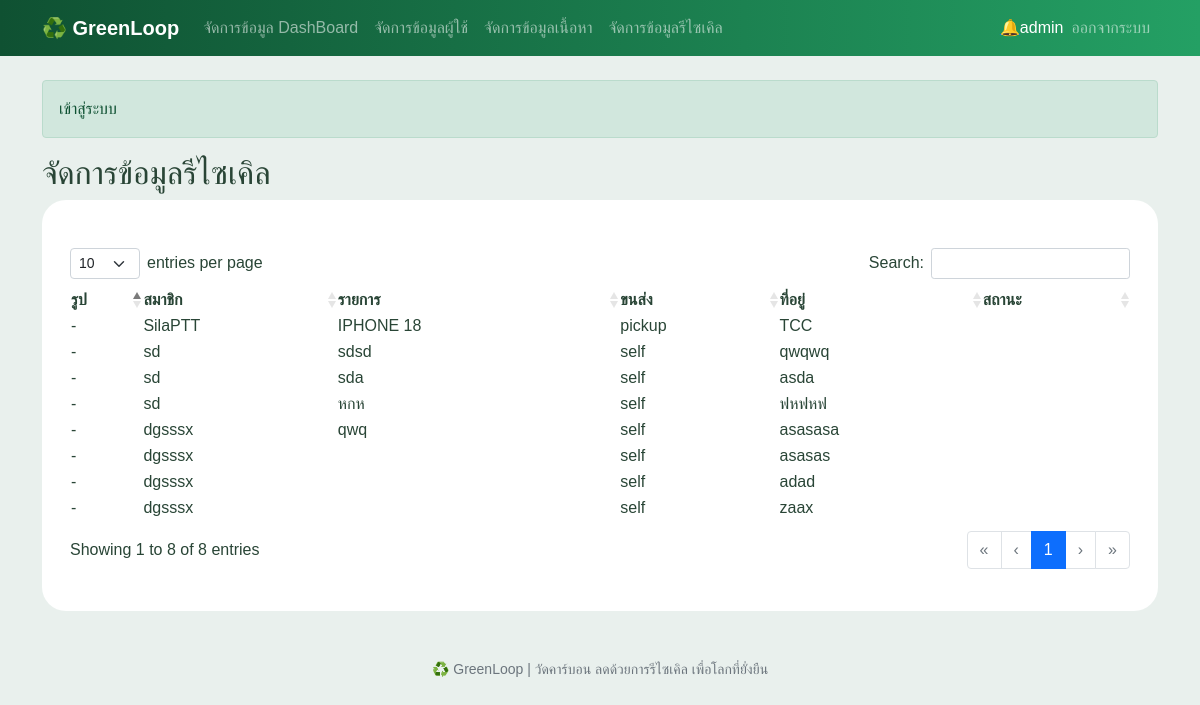
The page /admin/recycle.php (signed in) on the database its author committed.
### tables this page shows
CREATE TABLE `recycles` (
  `id` int(11) NOT NULL,
  `user_id` int(11) NOT NULL,
  `delivery_type` enum('self','pickup','','') NOT NULL,
  `address` varchar(200) NOT NULL,
  `image` varchar(200) NOT NULL,
  `co2_kg` decimal(10,0) NOT NULL,
  `points` int(11) NOT NULL,
  `category_id` int(11) NOT NULL,
  `status` enum('pending','done','rejected','') NOT NULL DEFAULT 'pending',
  `item_name` varchar(200) NOT NULL,
  `weight_kg` int(11) NOT NULL,
  `created_at` datetime NOT NULL DEFAULT current_timestamp()
);

CREATE TABLE `users` (
  `id` int(11) NOT NULL,
  `name` varchar(200) NOT NULL,
  `email` varchar(200) NOT NULL,
  `phone` varchar(200) NOT NULL,
  `points` int(11) NOT NULL,
  `role` enum('user','admin','','') NOT NULL DEFAULT 'user',
  `status` enum('active','suspended','','') NOT NULL DEFAULT 'active',
  `password` varchar(200) NOT NULL,
  `question` varchar(200) NOT NULL,
  `answer` varchar(200) NOT NULL,
  `created_at` datetime NOT NULL DEFAULT current_timestamp()
);

### controller/admin_recycle.php (called while the page is built, shortened)
<?php
require_once __DIR__ . '/../init.php';
$rows = $db->query("SELECT u.name AS member , r.id , r.address , r.item_name , r.image , r.delivery_type , r.status  FROM recycles r JOIN users u ON u.id = r.user_id ORDER BY r.id DESC")->fetch_all(MYSQLI_ASSOC);
?>

### init.php (called while the page is built, shortened)
<?php
function e($value){
    return htmlspecialchars((string) $value ,ENT_QUOTES , 'UTF-8');
}
require_once __DIR__. '/header.php';
?>

### admin/recycle.php (the view, shortened to what this page needs)
<?php
require '../init.php';
require '../controller/admin_recycle.php';
?>
<div class="card card-body mx-auto">
<div class="container py-4">
    <table class="table-stripped bg-white align-middle" id="recycle_table">
        <thead>
            <tr>
                <th>รูป</th>
                <th>สมาชิก</th>
                <th>รายการ</th>
                <th>ขนส่ง</th>
                <th>ที่อยู่</th>
                <th>สถานะ</th>
            </tr>
        </thead>
        <tbody>
            <?php foreach($rows as $r): ?>
                <tr>
                    <td>
                        <?php if($r['image'] !== ''): ?>
                            <a href="../upload<?= e($r['image'])?>" target="blank" rel="noopener">
                                <img src="../upload/<?= $r['image']?>" alt="รูปสินค้า" style="max-width: 70px; max-height: 50px; object-fit: cover;">
                            </a>
                        <?php else: ?>
                            -
                        <?php endif; ?>
                    </td>
                    <td><?= e($r['member'])?></td>
                    <td><?= e($r['item_name'])?></td>
                    <td><?= e($r['delivery_type'])?></td>
                    <td><?= nl2br($r['address'])?></td>
                    <td>
                    </td>
                </tr>
            <?php endforeach; ?>
        </tbody>
    </table>
</div>
</div>

### assets/style.css (style rules this page uses)
:root { --green: #176b43; --deep-green: #0f5132; --soft-green: #e9f0ed; }
body { background: #e9f0ed; color: #294536; font-family: "Leelawadee UI", Tahoma, sans-serif; }
.card, .impact-card { border: 0; border-radius: 24px; box-shadow: 0, 3px 18px, rgba(15, 83, 49, 0.055); }

### rows shown on the page
recycles: user.name "SilaPTT", item_name "IPHONE 18", delivery_type "pickup", address "TCC"
recycles: user.name "sd", item_name "sdsd", delivery_type "self", address "qwqwq"
recycles: user.name "sd", item_name "sda", delivery_type "self", address "asda"
recycles: user.name "sd", item_name "หกห", delivery_type "self", address "ฟหฟหฟ"
recycles: user.name "dgsssx", item_name "qwq", delivery_type "self", address "asasasa"
recycles: user.name "dgsssx", delivery_type "self", address "asasas"
recycles: user.name "dgsssx", delivery_type "self", address "adad"
recycles: user.name "dgsssx", delivery_type "self", address "zaax"

### other values the page prints
$u['name'] "admin"
$_SESSION['flash'][0] "เข้าสู่ระบบ"
$title "จัดการข้อมูลรีไซเคิล"
